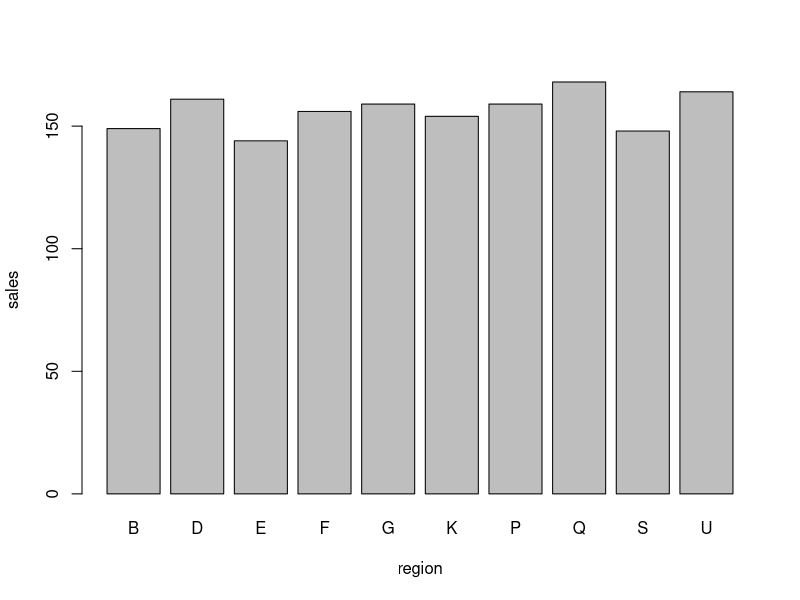

Write R code to recreate this figure.
## ---- chunk 1
day <- as.integer(format(Sys.Date(), "%d"))
sales_dat <- data.frame(
  region = rep(LETTERS, each = 10),
  sales = rpois(26 * 10, day)
)

knitr::kable(head(sales_dat, 20))
## ---- chunk 2
sales_sum <- aggregate(sales ~ region, data = sales_dat, sum)

top_10_regions <- head(sales_sum[order(-sales_sum$sales), ], 10)

barplot(sales ~ region, data = top_10_regions)
## ---- chunk 3
mod <- lm(sales ~ region, data = sales_dat)

region_coefs <- mod$coefficients[-1]
max_idx <- which.max(region_coefs)
